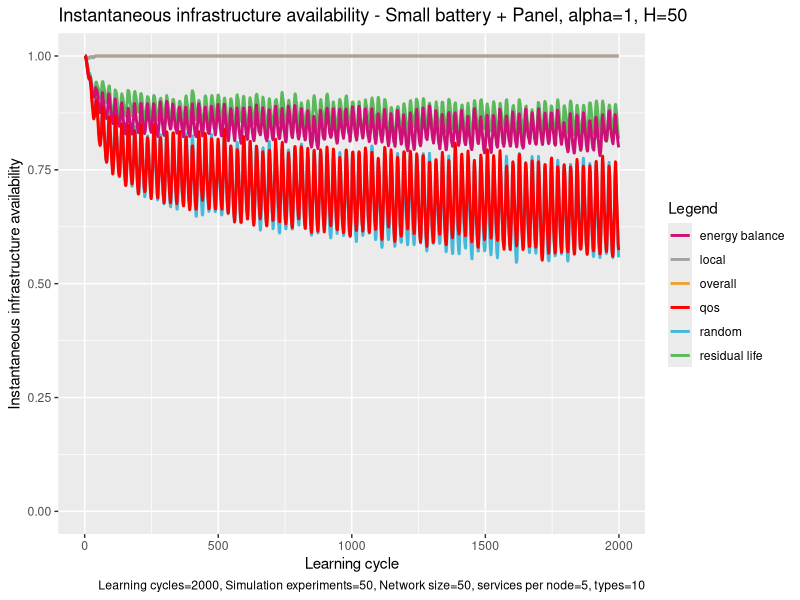

Reproduce this figure in R.
# execute all lines: ctrl + shift + enter

library(ggplot2)

# set working directory here
setwd(dirname(rstudioapi::getSourceEditorContext()$path))

overall <- read.table("exp_assembly_overall_energy_template.txt", 
                      header = F,
                      sep = " ",
                      col.names= c("overallx", "overally")
)

random <- read.table("exp_assembly_random.txt", 
                     header = F,
                     sep = " ",
                     col.names= c("randomx", "randomy")
)

res <- read.table("exp_assembly_residual_life_template.txt", 
                  header = F,
                  sep = " ",
                  col.names= c("resx","resy")
)

local <- read.table("exp_assembly_local_energy_template.txt", 
                    header = F,
                    sep = " ",
                    col.names= c("locx","locy")
)

learning <- read.table("exp_assembly_fair_energyBP.txt", 
                          header = F,
                          sep = " ",
                          col.names= c("enx","eny")
)

qos <- read.table("exp_assembly_QoS.txt", 
                       header = F,
                       sep = " ",
                       col.names= c("qosx","qosy")
)


overall_x <- overall$overallx
overall_y <- overall$overally

random_y <- random$randomy
res_y <- res$resy
local_y <- local$locy
energyAware_y <- learning$eny
qos_y <- qos$qosy

head(overall)

colors <- c("overall" = "#EEA236", "residual life" = "#5CB85C", "random" = "#46B8DA", "local"="gray64", "energy balance"="deeppink3", "qos"="#FF0000")

ggplot(data=local, aes(x=overall_x, col = group)) + 
  
  geom_line(aes(y = overall_y, color = "overall"), size = 1) +
  geom_line(aes(y = res_y, color = "residual life"), size = 1) +
  geom_line(aes(y = random_y, color = "random"), size = 1) +
  geom_line(aes(y = local_y, color = "local"), size = 1) +
  geom_line(aes(y = energyAware_y, color = "energy balance"), size = 1) +
  geom_line(aes(y = qos_y, color = "qos"), size = 1) +
  ylim(0, 1.0) +
  
  labs(x = "Learning cycle",
       y = "Instantaneous infrastructure availability",
       color = "Legend",
       title = "Instantaneous infrastructure availability - Small battery + Panel, alpha=1, H=50", 
       caption = "Learning cycles=2000, Simulation experiments=50, Network size=50, services per node=5, types=10") +
  
  scale_color_manual(values = colors)
